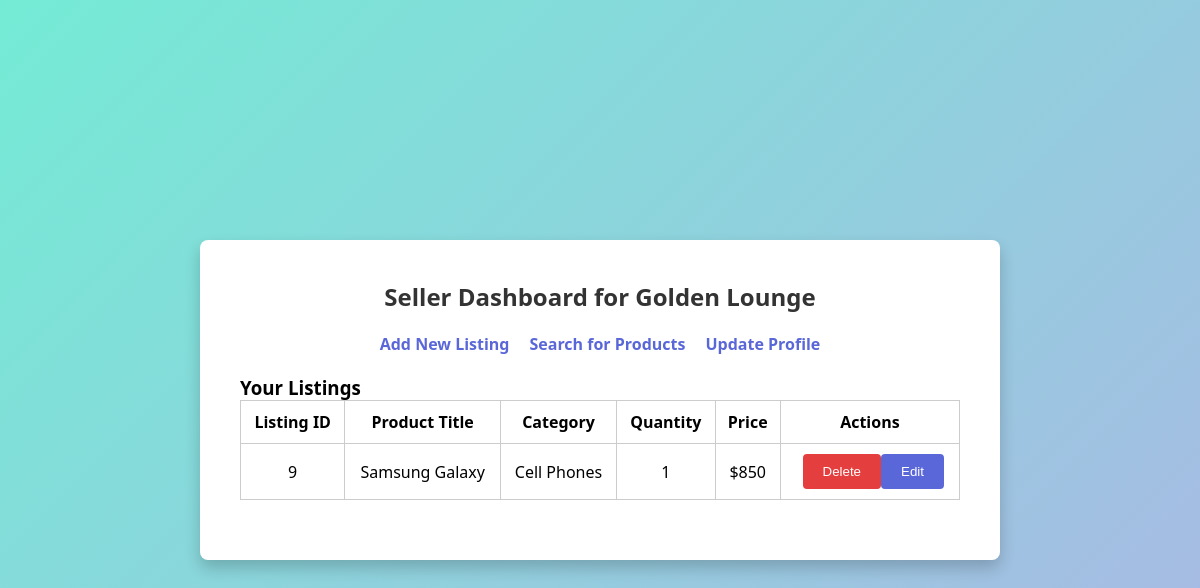
The app's page /seller/dashboard (signed in) with its own data.
### tables this page shows
CREATE TABLE Listings
(
    seller_email        text,
    listing_id          integer,
    category            text,
    product_title       text,
    product_name        text,
    product_description text,
    quantity            integer,
    product_price       integer,
    status              integer,
    primary key (listing_id, seller_email),
    foreign key (seller_email) references Sellers(email),
    foreign key (category) references Categories(category_name)
);

### app.py (the view)
@app.route('/seller/dashboard')
def seller_dashboard():
   if "email" not in session:
       flash("Please log in.")
       return redirect(url_for("index"))
   email = session["email"]
   roles = get_user_role(email)
   if 'Seller' not in roles:
       flash("Access restricted: Seller role required.")
       return redirect(url_for("index"))
   conn = sqlite3.connect(DATABASE)
   cursor = conn.cursor()
   cursor.execute("""
       SELECT listing_id, product_title, category, quantity, product_price
       FROM Listings
       WHERE seller_email = ? AND status = 1
   """, (email,))
   listings = cursor.fetchall()
   conn.close()
   return render_template("seller_dashboard.html", listings=listings, roles=roles)

### app.py (called while the page is built)
def get_user_role(email: str) -> list:
    conn = sqlite3.connect(DATABASE)
    cursor = conn.cursor()
    roles = []
    cursor.execute("SELECT 1 FROM buyers WHERE email = ?", (email,))
    if cursor.fetchone():
        roles.append("Buyer")
    cursor.execute("SELECT 1 FROM sellers WHERE email = ?", (email,))
    if cursor.fetchone():
        roles.append("Seller")
    cursor.execute("SELECT 1 FROM helpdesk WHERE email = ?", (email,))
    if cursor.fetchone():
        roles.append("HelpDesk")
    conn.close()
    return roles

### templates/seller_dashboard.html (shortened to what this page needs)
<!DOCTYPE html>
<html>
<head>
</head>
<body>
 <div class="container">
   <h2>Seller Dashboard for {{ session.get('business_name') }}</h2>
   <div class="top-panel">
     <a href="{{ url_for('add_listing') }}">Add New Listing</a>
     <a href="{{ url_for('search') }}">Search for Products</a>
     <a href="{{ url_for('profile') }}">Update Profile</a>
   </div>
   <h3>Your Listings</h3>
   {% if listings %}
 <table>
   <tr>
     <th>Listing ID</th>
     <th>Product Title</th>
     <th>Category</th>
     <th>Quantity</th>
     <th>Price</th>
     <th>Actions</th>
   </tr>
   {% for listing in listings %}
   <tr>
     <td>{{ listing[0] }}</td>
     <td>{{ listing[1] }}</td>
     <td>{{ listing[2] }}</td>
     <td>{{ listing[3] }}</td>
     <td>${{ listing[4] }}</td>
     <td>
       <a href="{{ url_for('edit_listing', listing_id=listing[0]) }}">
         <button style="margin-right:5px;">Edit</button>
       </a>
       <form action="{{ url_for('delete_listing', listing_id=listing[0]) }}" method="post" style="display:inline;">
         <button type="submit" onclick="return confirm('Are you sure you want to delete this listing?');" style="background-color: #e53e3e;">Delete</button>
       </form>
     </td>
   </tr>
   {% endfor %}
 </table>
{% else %}
 <p>No listings found.</p>
{% endif %}
 </div>
</body>
</html>

### templates/seller_dashboard.html (style rules this page uses)
* { margin: 0; padding: 0; box-sizing: border-box; }
body { font-family: 'Segoe UI', Tahoma, Geneva, Verdana, sans-serif; background: linear-gradient(135deg, #74ebd5, #ACB6E5); min-height: 100vh; display: flex; align-items: center; justify-content: center; }
.container { background-color: #fff; border-radius: 8px; padding: 40px; width: 800px; box-shadow: 0 8px 16px rgba(0, 0, 0, 0.2); }
.top-panel { display: flex; justify-content: center; gap: 20px; margin-bottom: 20px; }
.top-panel a { color: #5A67D8; text-decoration: none; font-size: 1rem; font-weight: bold; }
h2 { text-align: center; margin-bottom: 20px; color: #333; }
table { width: 100%; border-collapse: collapse; margin-bottom: 20px; }
th, td { padding: 10px; border: 1px solid #ccc; text-align: center; }
button { width: auto; padding: 10px 20px; background-color: #5A67D8; color: white; border: none; border-radius: 4px; cursor: pointer; float: right; }

### records on screen
Listings: listing "9", product_title "Samsung Galaxy", category "Cell Phones", quantity "1", product_price "850"

### other values on screen
{{ session.get('business_name') }} "Golden Lounge"
